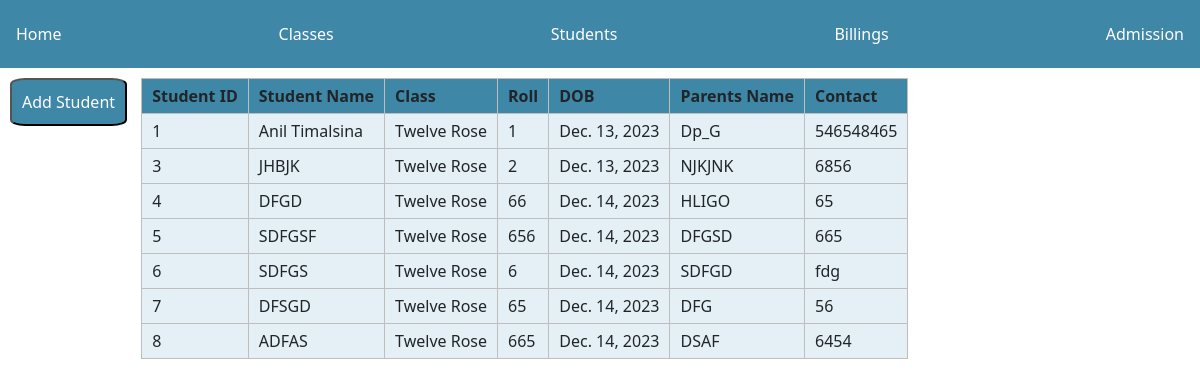
The app's page /administrative/students/ with its own data.
### administrative/models.py (models this page shows, shortened)
class Student(models.Model):
    std_name=models.CharField(max_length=64)
    std_class=models.ForeignKey(Class ,on_delete=models.CASCADE)
    roll_no=models.IntegerField(default=False,null=False,blank=False)
    D_O_B=models.DateField(default=timezone.now)
    admission_date=models.DateField(default=timezone.now)
    parents_name=models.CharField(max_length=64)
    contact=models.CharField(max_length=14)
    class Meta:
        unique_together=["roll_no","std_class"]

class Class(models.Model):
    class_name=models.CharField(max_length=64,default="")
    section_choices=[
        ("Rose","Rose"),
        ("Lotus","Lotus"),
        ("Marigold","Marigold"),
        ("A","A"),
        ("B","B"),
        ("C","C"),
    ]
    section=models.CharField(max_length=64,choices=section_choices)
    subject=models.ManyToManyField(Subject)
    def __str__(self):
        return f"{self.class_name} {self.section}"

### administrative/views.py (the view)
# urls.py: path("students/",views.studentsinfo,name="students"),
def studentsinfo(request):
    stds=Student.objects.all()
    context={
        "stds":stds
    }
    return render(request,"administrative/students.html",context)

### administrative/templates/administrative/students.html (shortened to what this page needs)
{% extends "./base.html" %}
{% block body %}
<button class="add">
    <a href="{%url 'admission_form'%}" class="btn_txt">Add Student</a>
</button>
<TABLE>
    <thead>
        <tr>
            <th>Student ID</th>
            <th>Student Name</th>
            <th>Class</th>
            <th>Roll</th>
            <th>DOB</th>
            <th>Parents Name</th>
            <th>Contact</th>
            </tr>
        </thead>
    <tbody>
        {% for std in stds %}
        <tr>
            <td>{{std.id}}</td>
            <td>{{std.std_name}}</td>
            <td>{{std.std_class}}</td>
            <td>{{std.roll_no}}</td>
            <td>{{std.D_O_B}}</td>
            <td>{{std.parents_name}}</td>
            <td>{{std.contact}}</td>
        </tr>
{% endfor %}</tbody>
</TABLE>
{% endblock %}

### records on screen
Student: id "1", std_name "Anil Timalsina", std_class "Twelve Rose", roll_no "1", D_O_B "Dec. 13, 2023", parents_name "Dp_G", contact "546548465"
Student: id "3", std_name "JHBJK", std_class "Twelve Rose", roll_no "2", D_O_B "Dec. 13, 2023", parents_name "NJKJNK", contact "6856"
Student: id "4", std_name "DFGD", std_class "Twelve Rose", roll_no "66", D_O_B "Dec. 14, 2023", parents_name "HLIGO", contact "65"
Student: id "5", std_name "SDFGSF", std_class "Twelve Rose", roll_no "656", D_O_B "Dec. 14, 2023", parents_name "DFGSD", contact "665"
Student: id "6", std_name "SDFGS", std_class "Twelve Rose", roll_no "6", D_O_B "Dec. 14, 2023", parents_name "SDFGD", contact "fdg"
Student: id "7", std_name "DFSGD", std_class "Twelve Rose", roll_no "65", D_O_B "Dec. 14, 2023", parents_name "DFG", contact "56"
Student: id "8", std_name "ADFAS", std_class "Twelve Rose", roll_no "665", D_O_B "Dec. 14, 2023", parents_name "DSAF", contact "6454"
